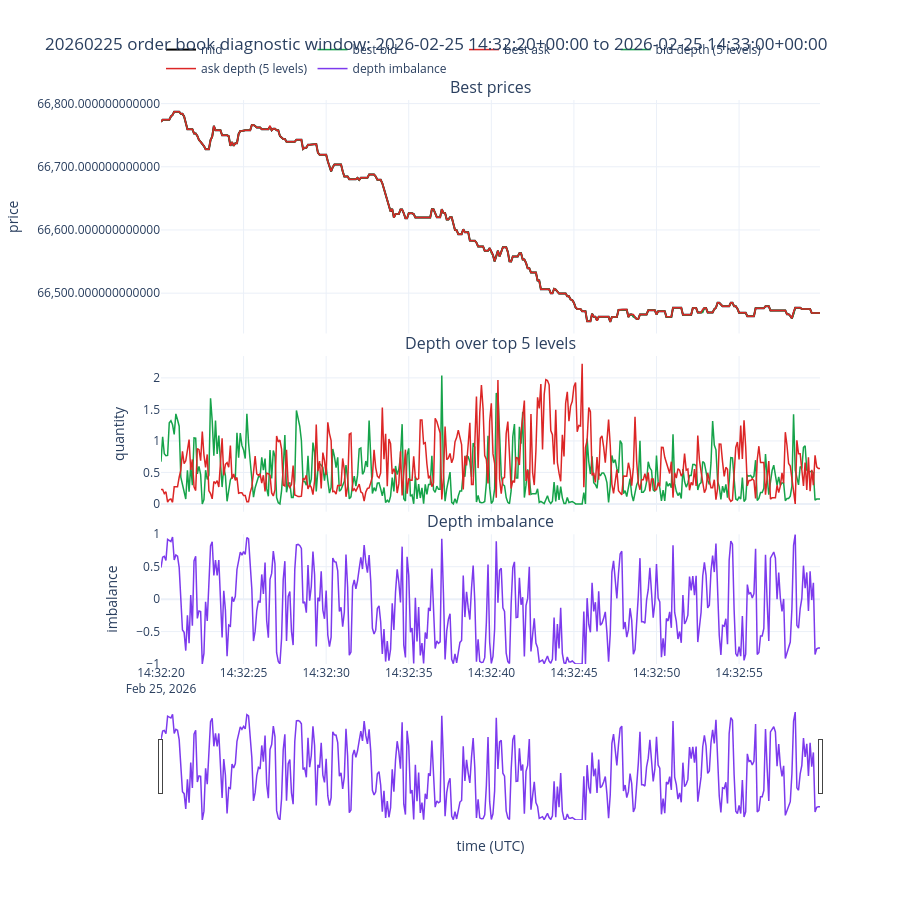

Notebook code cell kept with this figure:
### Markdown cell above
## 6. Order Book Window Diagnostics

This optional section inspects one short window in more detail. It is useful when imbalance alone is not enough: a near-neutral imbalance can still happen when both sides of the book are thin.

The diagnostics use the `DIAGNOSTIC_*` parameters from the first section. The feature table shows the regime variables in the selected window. The plot then shows three directly readable panels:

- best bid, best ask, and midprice
- total bid and ask depth over the first `DIAGNOSTIC_TOP_N` levels
- depth imbalance over the same levels

### Code cell
def _diagnostic_window_bounds() -> tuple[str, pd.Timestamp, pd.Timestamp]:
    day = str(DIAGNOSTIC_DAY)
    start = pd.Timestamp(f"{day} {DIAGNOSTIC_START_TIME}", tz="UTC")
    end = pd.Timestamp(f"{day} {DIAGNOSTIC_END_TIME}", tz="UTC")
    if end <= start:
        raise ValueError("DIAGNOSTIC_END_TIME must be after DIAGNOSTIC_START_TIME")
    return day, start, end


def display_feature_matrix_window(frame: pd.DataFrame, *, day: str, start: pd.Timestamp, end: pd.Timestamp) -> pd.DataFrame:
    feature_cols = [
        "ts",
        "recv_time_ms",
        "mid",
        "rho",
        "Z",
        "Z_label",
        f"lambda_total_rate_{LAMBDA_WINDOW_MS}ms",
        f"lambda_total_raw_{LAMBDA_WINDOW_MS}ms",
        "lambda_total_bucket",
        "imbalance_family",
        "is_high_activity",
        "is_high_buy_heavy",
        "is_high_sell_heavy",
    ]
    available_cols = [col for col in feature_cols if col in frame.columns]
    window = frame.loc[
        (frame["source_day"] == day)
        & (frame["ts"] >= start)
        & (frame["ts"] <= end),
        available_cols,
    ].copy()

    print(f"Feature rows in diagnostic window: {len(window):,}")
    display(window.head(DIAGNOSTIC_DISPLAY_ROWS))
    return window


def plot_orderbook_summary_window(
    book: pd.DataFrame,
    *,
    day: str,
    start: pd.Timestamp,
    end: pd.Timestamp,
    top_n: int = 5,
    resample_freq: str | None = "100ms",
) -> pd.DataFrame | None:
    required = ["source_day", "ts", "recv_seq"]
    for level in range(1, top_n + 1):
        required.extend([f"bid{level}_price", f"bid{level}_qty", f"ask{level}_price", f"ask{level}_qty"])
    missing = [col for col in required if col not in book.columns]
    if missing:
        raise KeyError(f"Missing book columns for top_n={top_n}: {missing[:8]}")

    window = book.loc[
        (book["source_day"] == day)
        & (book["ts"] >= start)
        & (book["ts"] <= end),
        required,
    ].copy()

    if window.empty:
        print("No book rows in that window.")
        return None

    window = window.sort_values(["ts", "recv_seq"]).reset_index(drop=True)
    raw_rows = len(window)

    if resample_freq is not None:
        keep_cols = [col for col in required if col != "source_day"]
        window = (
            window[keep_cols]
            .set_index("ts")
            .resample(resample_freq)
            .last()
            .dropna(subset=["bid1_price", "ask1_price"])
            .reset_index()
        )

    bid_cols = [f"bid{i}_qty" for i in range(1, top_n + 1)]
    ask_cols = [f"ask{i}_qty" for i in range(1, top_n + 1)]

    window["mid"] = (window["bid1_price"] + window["ask1_price"]) / 2.0
    window["bid_depth"] = window[bid_cols].sum(axis=1)
    window["ask_depth"] = window[ask_cols].sum(axis=1)
    depth_total = (window["bid_depth"] + window["ask_depth"]).replace(0, np.nan)
    window["depth_imbalance"] = (window["bid_depth"] - window["ask_depth"]) / depth_total

    fig = make_subplots(
        rows=3,
        cols=1,
        shared_xaxes=True,
        vertical_spacing=0.04,
        row_heights=[0.45, 0.3, 0.25],
        subplot_titles=("Best prices", f"Depth over top {top_n} levels", "Depth imbalance"),
    )

    fig.add_trace(
        go.Scatter(x=window["ts"], y=window["mid"], mode="lines", name="mid", line={"color": "black", "width": 2}),
        row=1,
        col=1,
    )
    fig.add_trace(
        go.Scatter(x=window["ts"], y=window["bid1_price"], mode="lines", name="best bid", line={"color": "#16a34a", "width": 1.5}),
        row=1,
        col=1,
    )
    fig.add_trace(
        go.Scatter(x=window["ts"], y=window["ask1_price"], mode="lines", name="best ask", line={"color": "#dc2626", "width": 1.5}),
        row=1,
        col=1,
    )
    fig.add_trace(
        go.Scatter(x=window["ts"], y=window["bid_depth"], mode="lines", name=f"bid depth ({top_n} levels)", line={"color": "#16a34a", "width": 1.5}),
        row=2,
        col=1,
    )
    fig.add_trace(
        go.Scatter(x=window["ts"], y=window["ask_depth"], mode="lines", name=f"ask depth ({top_n} levels)", line={"color": "#dc2626", "width": 1.5}),
        row=2,
        col=1,
    )
    fig.add_trace(
        go.Scatter(x=window["ts"], y=window["depth_imbalance"], mode="lines", name="depth imbalance", line={"color": "#7c3aed", "width": 1.5}),
        row=3,
        col=1,
    )

    fig.update_layout(
        title=f"{day} order book diagnostic window: {start} to {end}",
        template="plotly_white",
        height=900,
        dragmode="zoom",
        hovermode="x unified",
        legend={"orientation": "h", "yanchor": "bottom", "y": 1.03, "xanchor": "left", "x": 0},
    )
    fig.update_xaxes(title="time (UTC)", rangeslider={"visible": True}, row=3, col=1)
    fig.update_yaxes(title="price", tickformat=",.12f", row=1, col=1)
    fig.update_yaxes(title="quantity", row=2, col=1)
    fig.update_yaxes(title="imbalance", range=[-1, 1], row=3, col=1)

    print(f"Book rows in diagnostic window: {raw_rows:,} raw, {len(window):,} plotted")
    fig.show()
    return window


diagnostic_day, diagnostic_start, diagnostic_end = _diagnostic_window_bounds()
diagnostic_features = display_feature_matrix_window(features, day=diagnostic_day, start=diagnostic_start, end=diagnostic_end)
diagnostic_book = plot_orderbook_summary_window(
    book_levels,
    day=diagnostic_day,
    start=diagnostic_start,
    end=diagnostic_end,
    top_n=DIAGNOSTIC_TOP_N,
    resample_freq=DIAGNOSTIC_RESAMPLE_FREQ,
)

### Figure 1 — Plotly figure (JSON) as saved in the notebook; plotly's stock layout.template omitted (floating-point values rounded to 4 significant figures; data arrays with more than 128 entries replaced by an {"elided": "..."} marker saying what was removed)
{"data": [{"line": {"color": "black", "width": 2}, "mode": "lines", "name": "mid", "type": "scatter", "x": {"elided": "400 str values"}, "xaxis": "x", "y": {"elided": "400 float values"}, "yaxis": "y"}, {"line": {"color": "#16a34a", "width": 1.5}, "mode": "lines", "name": "best bid", "type": "scatter", "x": {"elided": "400 str values"}, "xaxis": "x", "y": {"elided": "400 float values"}, "yaxis": "y"}, {"line": {"color": "#dc2626", "width": 1.5}, "mode": "lines", "name": "best ask", "type": "scatter", "x": {"elided": "400 str values"}, "xaxis": "x", "y": {"elided": "400 float values"}, "yaxis": "y"}, {"line": {"color": "#16a34a", "width": 1.5}, "mode": "lines", "name": "bid depth (5 levels)", "type": "scatter", "x": {"elided": "400 str values"}, "xaxis": "x2", "y": {"elided": "400 float values"}, "yaxis": "y2"}, {"line": {"color": "#dc2626", "width": 1.5}, "mode": "lines", "name": "ask depth (5 levels)", "type": "scatter", "x": {"elided": "400 str values"}, "xaxis": "x2", "y": {"elided": "400 float values"}, "yaxis": "y2"}, {"line": {"color": "#7c3aed", "width": 1.5}, "mode": "lines", "name": "depth imbalance", "type": "scatter", "x": {"elided": "400 str values"}, "xaxis": "x3", "y": {"elided": "400 float values"}, "yaxis": "y3"}], "layout": {"annotations": [{"font": {"size": 16}, "showarrow": false, "text": "Best prices", "x": 0.5, "xanchor": "center", "xref": "paper", "y": 1, "yanchor": "bottom", "yref": "paper"}, {"font": {"size": 16}, "showarrow": false, "text": "Depth over top 5 levels", "x": 0.5, "xanchor": "center", "xref": "paper", "y": 0.546, "yanchor": "bottom", "yref": "paper"}, {"font": {"size": 16}, "showarrow": false, "text": "Depth imbalance", "x": 0.5, "xanchor": "center", "xref": "paper", "y": 0.23, "yanchor": "bottom", "yref": "paper"}], "dragmode": "zoom", "height": 900, "hovermode": "x unified", "legend": {"orientation": "h", "x": 0, "xanchor": "left", "y": 1.03, "yanchor": "bottom"}, "title": {"text": "20260225 order book diagnostic window: 2026-02-25 14:32:20+00:00 to 2026-02-25 14:33:00+00:00"}, "xaxis": {"anchor": "y", "domain": [0, 1], "matches": "x3", "showticklabels": false}, "xaxis2": {"anchor": "y2", "domain": [0, 1], "matches": "x3", "showticklabels": false}, "xaxis3": {"anchor": "y3", "domain": [0, 1], "rangeslider": {"visible": true}, "title": {"text": "time (UTC)"}}, "yaxis": {"anchor": "x", "domain": [0.586, 1], "tickformat": ",.12f", "title": {"text": "price"}}, "yaxis2": {"anchor": "x2", "domain": [0.27, 0.546], "title": {"text": "quantity"}}, "yaxis3": {"anchor": "x3", "domain": [0, 0.23], "range": [-1, 1], "title": {"text": "imbalance"}}}}
